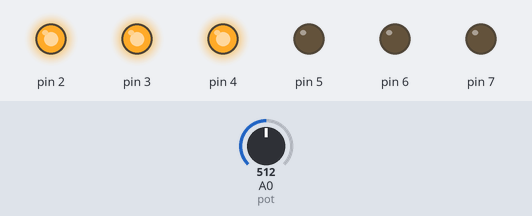
This sketch was run on a simulated Arduino Uno, built with avr-gcc and run on an emulated ATmega328P. On the bench: output pins drawn as LEDs (lit = HIGH). Inputs (shaded band) come from the test bench; at power-on: A0 (pot) = 512.

Above: at 1.2 s.
1.3 s: A0 (pot) set to 670
2.8 s: A0 (pot) set to 698
At 3.3 s:
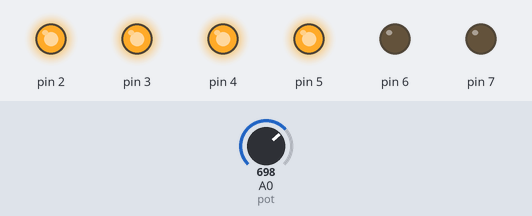
4.3 s: A0 (pot) set to 835
5.8 s: A0 (pot) set to 868
At 6.8 s:
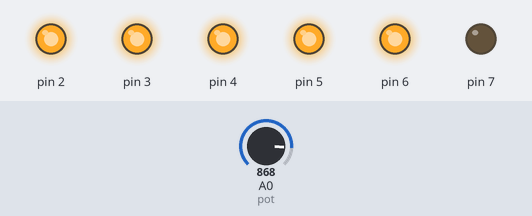
7.3 s: A0 (pot) set to 1013
8.8 s: A0 (pot) set to 1020
At 10.2 s:
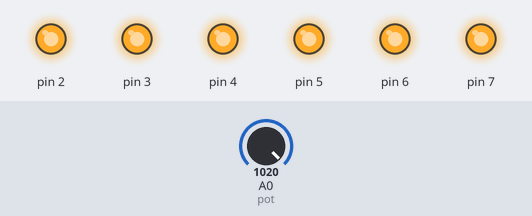
Timing chart, 0 to 11.3 s (numbered marks = the images above; inputs shaded):
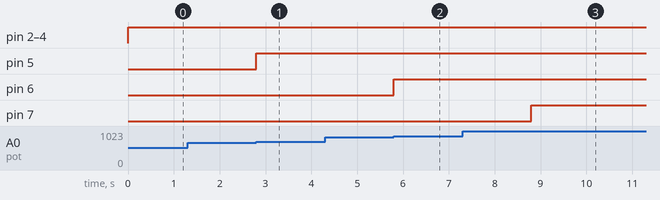

Measured:
- the behaviour switches between 679 and 680 on A0 (pot) (found by bisection; images 0 and 1)
- the behaviour switches between 849 and 850 on A0 (pot) (found by bisection; images 1 and 2)
- the behaviour switches between 1019 and 1020 on A0 (pot) (found by bisection; images 2 and 3)
- after the input at 1.3 s, every drawn part: stays the same
- after the input at 2.8 s, pin 5: LOW → HIGH at once
- after the input at 4.3 s, every drawn part: stays the same
- after the input at 5.8 s, pin 6: LOW → HIGH at once
- after the input at 7.3 s, every drawn part: stays the same
- after the input at 8.8 s, pin 7: LOW → HIGH at once

The sketch:

sketch_3b.ino
```cpp
/*
	Accendere una serie di LED secondo la posizione di un potenziometro.
	I LED sono connessi tra ledMin e ledMax compresi.
	Versione senza array.
*/

const int ledMin = 2, ledMax = 7, pot = A0, ledVal = 1024 / (ledMax - ledMin +1);

void setup ()
{
	for(int i=ledMin; i<=ledMax; i++)
	{
		pinMode(i, OUTPUT);
	}
	pinMode(pot, INPUT);	// impostiamo come input
}

void loop ()
{
	int val = ledMin + analogRead(pot) / ledVal;

	for(int i=ledMin; i<val; i++)
	{
		digitalWrite(i, HIGH);
	}

	for(int i=ledMax; i>=val; i--)
	{
		digitalWrite(i, LOW);
	}
}
```
